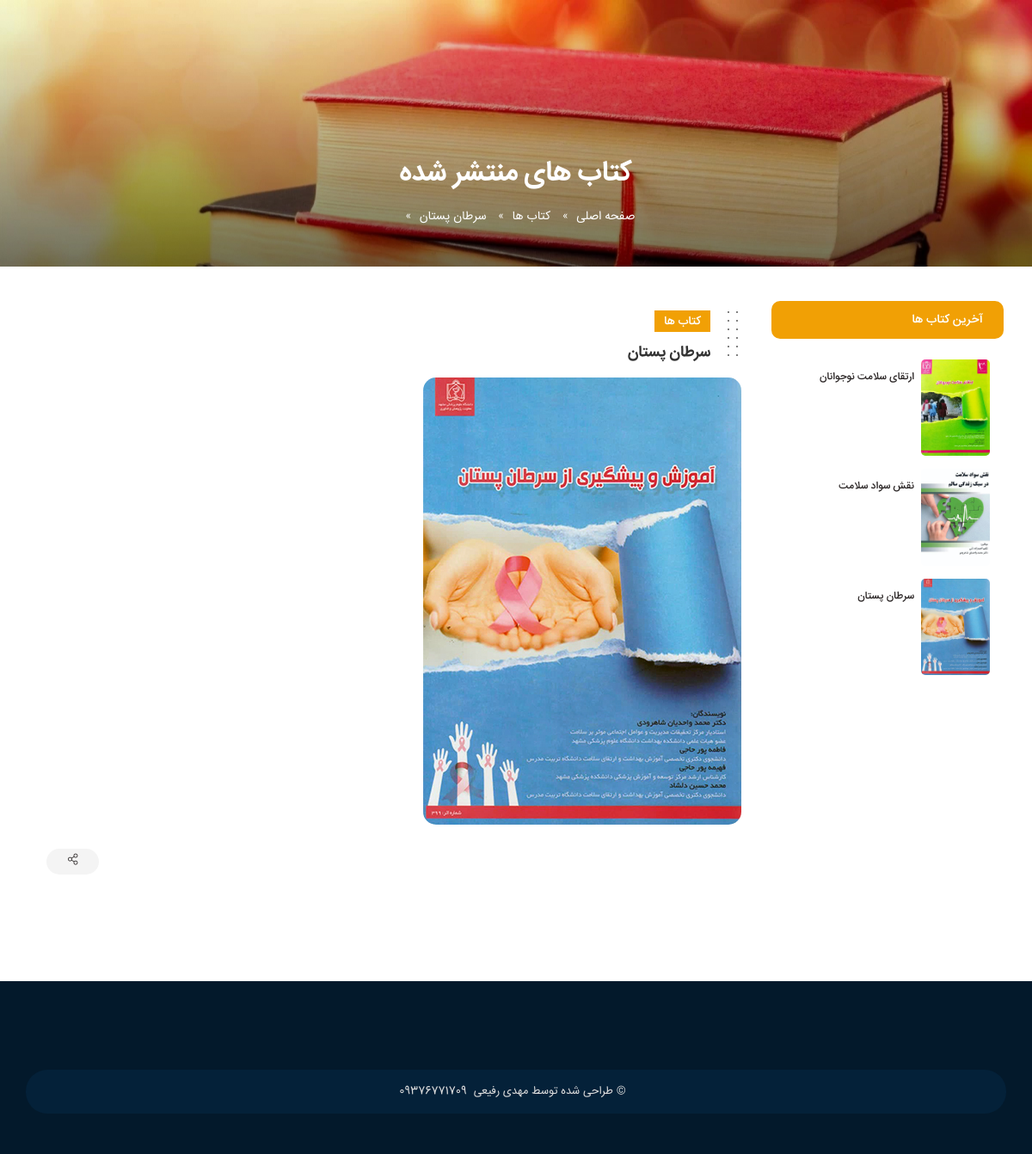
The app's page /book_detail/saratene_pestan/ with its own data.
### home/models.py (models this page shows, shortened)
class Books(models.Model):
    image = models.ImageField(upload_to="BookImages", verbose_name="عکس کتاب")
    header = models.CharField(max_length=100, verbose_name="عنوان کتاب")
    slug = models.SlugField(max_length=150, unique=True, blank=True, null=True, verbose_name="نام آدرس بار")
    body = RichTextField(blank=True, null=True, verbose_name="متن اصلی")
    class Meta:
        verbose_name = "کتاب های منتشر شده  "
        verbose_name_plural = "کتاب ها"

### home/views.py (the view)
# urls.py: path('book_detail/<slug:slug>/', views.book_detail, name='book_detail'),
def book_detail(request, slug=None):
    detail = Books.objects.get(slug=slug)
    detail_1 = Books.objects.all()
    context = {'detail': detail, 'detail_1': detail_1}
    return render(request, 'home/book_detail.html', context)

### home/templates/home/book_detail.html (shortened to what this page needs)
<!DOCTYPE html>
{% extends 'base.html' %}
{% load static %}
    {% block css %}
        <link href="{% static 'Main.css' %}" rel="stylesheet"/>
        <link href="{% static 'Menu-demo4.css' %}" rel="stylesheet"/>
        <link href="{% static 'Style.css' %}" rel="stylesheet"/>
    {% endblock %}
{% block body %}
    <body class="demo2">
    <div class="main_wrap">
        <section class="banner_area">
            <div class="container">
                <h1 class="text-white IRANSans_Bold">کتاب های منتشر شده</h1>
                <div class="breadcrumb_content">
                    <ul>
                        <li><a href="{% url 'home:home' %}">صفحه اصلی</a></li>
                        <li><a href="{% url 'home:home' %}">کتاب ها</a></li>
                        <li><a href="#">{{ detail.header }}</a></li>
                    </ul>
                </div>
            </div>
        </section>
        <section class="container p-4 ">
            <div class="row">
                <div class="col-xl-3 order-xl-0 order-1 mb-3">
                    <div class="py-2">
                        <div class="thumb-post mb-4">
                            <h2 class="bg-warning text-white  py-2 px-4 my-2 bright radius10 IRANSans_Medium">آخرین کتاب
                                ها</h2>
                            <ul class="fa12 p-3">
                                {% for b in detail_1 %}
                                    <li>
                                        <a href="{% url 'home:book_detail' b.slug %}" class="d-flex flex-row">
                                            <div><img src="{{ b.image.url }}"></div>
                                            <div class="m-2">
                                                <p>{{ b.header }}</p>
                                            </div>
                                        </a>
                                    </li>
                                {% endfor %}
                            </ul>
                        </div>
                    </div>
                </div>
                <div class="col-xl-9  order-xl-1 order-0 my-3">
                    <div class="p-sm-2">
                        <div class="item mb-4">
                            <div class="row">
                                <div class="col-lg-12 detailblog text-justify">
                                    <div class="d-flex flex-row mb-2">
                                        <div class="Dottedstocol ml-3"></div>
                                        <div class="singletitle">
                                            <span>کتاب ها</span>
                                            <h1 class="text-right">{{ detail.header }} </h1>
                                        </div>
                                    </div>
                                    <img src="{{ detail.image.url }}" class="img-fluid mb-4  radius15"/>
                                </div>
                            </div>
                            <div class="row">
                                <div class="col-lg-12">
                                    <div class="float-left">
                                        <a onclick="navigator.clipboard.writeText(window.location.href);this.insertAdjacentHTML('afterend', '<div class=linktooltips-container>Link copied</div>');setTimeout(() => { document.querySelectorAll('.linktooltips-container').forEach(el => el.remove()); }, 3000);"
                                           target="_blank" class="btn bg-light py-1 px-4 m-1 fa12 radius25"> <i
                                                class="fal fa-share-alt"></i></a>
                                    </div>
                                </div>
                            </div>
                        </div>
                    </div>
                </div>
            </div>
        </section>
       <footer class="mt-5 pt-5 pb-2">
        <div class="container py-4">
            <div class="row pt-3">
                <div class="container-fluid">
                    <div class="copyright d-flex align-items-center justify-content-center"><span class="px-2">© طراحی شده توسط مهدی رفیعی</span><i class="fas fa-phone-flip">09376771709</i></div>
                </div>
            </div>
        </div>
    </footer>
    </div>
    </body>
{% endblock %}

### home/static/Style.css (style rules this page uses)
article, aside, details, figcaption, figure, footer, header, nav, section, summary { display: block; margin: 0; padding: 0; }
a, abbr, acronym, address, applet, article, aside, audio, b, big, blockquote, body, canvas, caption, center, cite, code, dd, del, details, dfn, div, dl, dt, em, embed, fieldset, figcaption, figure, footer, form, h1, h2, h3, h4, h5, h6, header, hgroup, html, i, iframe, img, ins, kbd, label, legend, li, mark, menu, nav, object, ol, output, p, pre, q, ruby, s, samp, section, small, span, strike, strong, sub, summary, sup, table, tbody, td, tfoot, th, thead, time, tr, tt, u, ul, var, video { margin: 0; padding: 0; border: 0; }
* { -webkit-box-sizing: border-box; -moz-box-sizing: border-box; outline: 0; box-sizing: border-box; }
img { border: none; text-decoration: none; outline: none; max-width: 100%; height: auto; }
nav, ul, ol li, li { list-style: none; margin: 0; padding: 0; }
i { font-style: normal; }
a { color: #2b2626; text-decoration: none; }
h1, h2, h3, h4, h5, h6 { margin: 0; padding: 0; line-height: 2em; }
.radius10 { border-radius: 10px; }
.radius15 { border-radius: 15px; }
.radius25 { border-radius: 55px; }
.IRANSans_Medium { font-family: IRANSans_Medium; }
.IRANSans_Bold { font-family: IRANSans_Bold; }
body { direction: rtl; font-size: 13px; font-family: IRANSans; text-align: right; color: #333; margin: 0; padding: 0; background-color: #fff; overflow-x: hidden; line-height: 2.4; }
.breadcrumb_content { color: #fff; font-size: 14px; }
.breadcrumb_content ul li { display: inline-block !important; }
.breadcrumb_content ul li a { color: #fff; }
.breadcrumb_content ul li a::after { content: "»"; display: inline-block; font-size: 12px; line-height: 15px; vertical-align: middle; margin: 10px; }
footer { background-color: #03192b; color: #dddddd; }
footer .copyright { font-size: 13px; color: #dddddd; padding: 10px; text-align: center; background: #042139; border-radius: 25px; margin: 15px 0; }
.Dottedstocol { width: 20px; height: 60px; background-image: radial-gradient(#818181 1px, transparent 1px); -webkit-background-size: 20px 20px; background-size: 10px 10px; border-radius: 0; }
.singletitle span { font-family: IRANSans_Medium; background-color: #f1a005; padding: 0.1rem 0.7rem; color: #fff; font-size: 0.86rem; }
.singletitle h1 { font-family: IRANSans_Bold; font-size: 1.1rem; line-height: 2.3; }
.banner_area { padding: 170px 0 40px; background: rgba(0, 0, 0, 0.5) url('./img/books.jpeg') no-repeat; background-size:cover; text-align: center; }
.thumb-post img { max-width: 80px; margin-bottom: 15px; border-radius: 5px; object-fit: cover; }
.thumb-post p { line-height: 2; font-size: 12px; font-family: IRANSans_Medium; }

### records on screen
Books: header "سرطان پستان", image (picture)
Books: image (picture), header "ارتقای سلامت نوجوانان"
Books: image (picture), header "نقش سواد سلامت"
